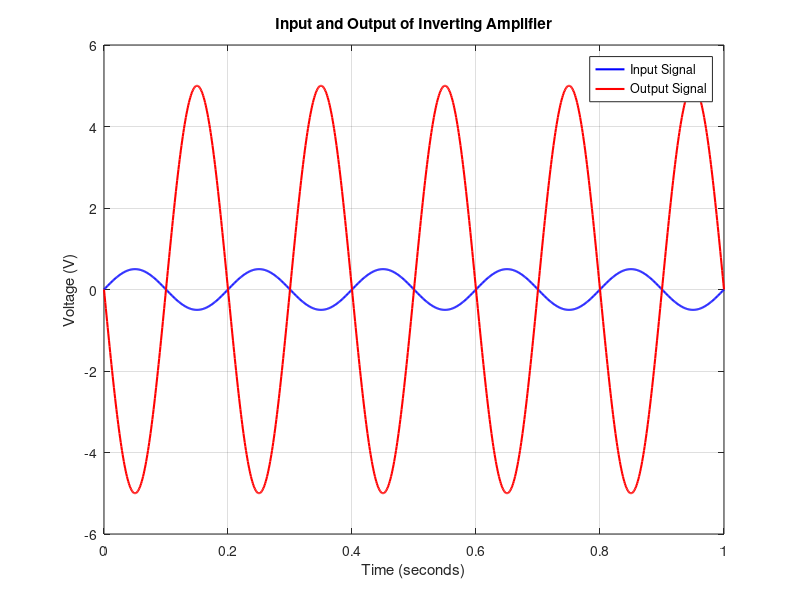
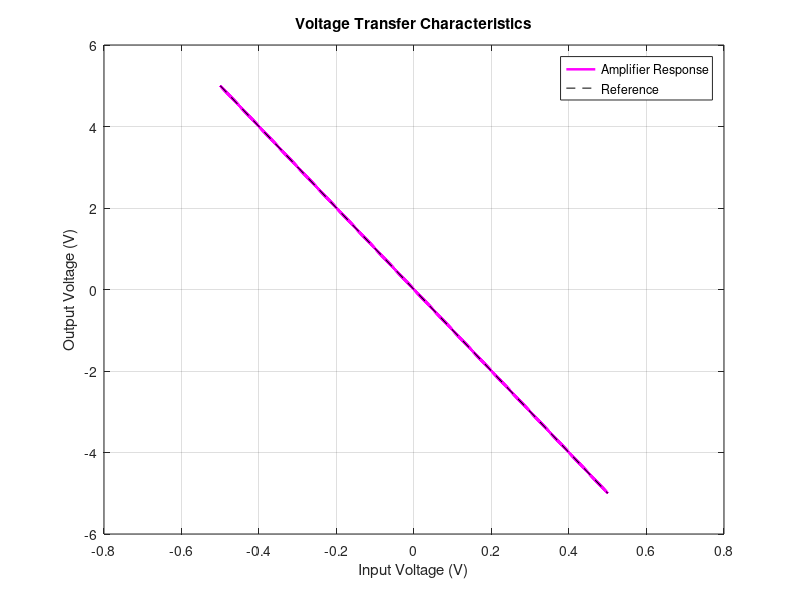
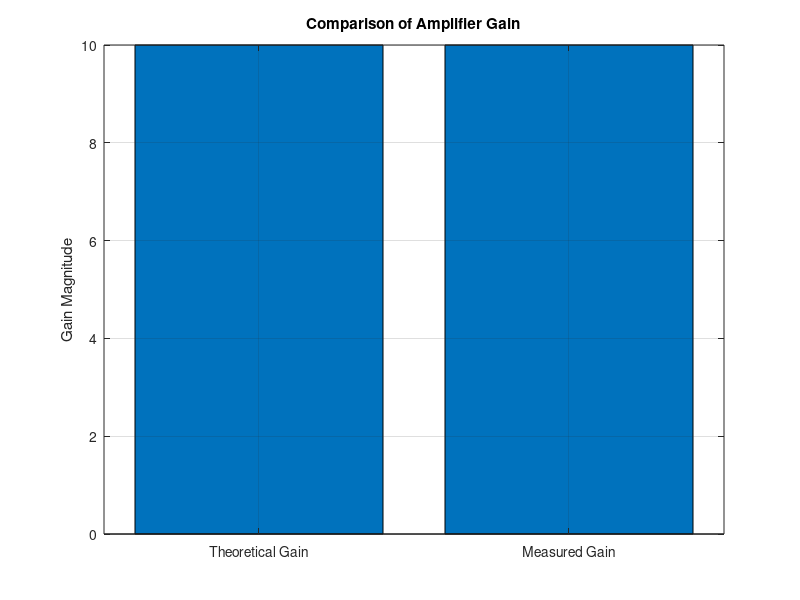

MATLAB code to generate these figures, in order:

clc;
clear;
close all;

%% INVERTING OP-AMP AMPLIFIER SIMULATION

% Circuit parameters
Rin = 10e3;          % Input resistance: 10 kohms
Rf = 100e3;          % Feedback resistance: 100 kohms
Vin_peak = 0.5;      % Input peak voltage
frequency = 5;      % Input frequency in Hz
supply_voltage = 12; % Op-amp supply: +/-12 V

% Calculate theoretical gain
gain = -Rf/Rin;

% Generate input signal
t = 0:0.001:1;
Vin = Vin_peak*sin(2*pi*frequency*t);

% Calculate ideal output
Vout_ideal = gain*Vin;

% Apply output voltage limitation
Vout = max(min(Vout_ideal,supply_voltage),-supply_voltage);

% Calculate measured gain
measured_gain = max(abs(Vout))/max(abs(Vin));

%% Display results
fprintf('INVERTING OP-AMP AMPLIFIER SIMULATION\n\n');

fprintf('Input resistance: %.2f kohms\n',Rin/1000);
fprintf('Feedback resistance: %.2f kohms\n',Rf/1000);
fprintf('Theoretical gain: %.2f\n',gain);
fprintf('Input peak voltage: %.2f V\n',Vin_peak);
fprintf('Supply voltage: +/- %.2f V\n',supply_voltage);

fprintf('\nMaximum input voltage: %.3f V\n',max(abs(Vin)));
fprintf('Maximum output voltage: %.3f V\n',max(abs(Vout)));
fprintf('Measured gain magnitude: %.2f\n',measured_gain);

%% Graph 1: Input and output signals
figure;

plot(t,Vin,'b','LineWidth',1.5);
hold on;
plot(t,Vout,'r','LineWidth',1.5);

xlabel('Time (seconds)');
ylabel('Voltage (V)');
title('Input and Output of Inverting Amplifier');

legend('Input Signal','Output Signal');
grid on;

%% Graph 2: Input vs output voltage
figure;

plot(Vin,Vout,'m','LineWidth',1.8);
hold on;
plot([-Vin_peak Vin_peak], ...
     [Vin_peak -Vin_peak]*abs(gain),'k--');

xlabel('Input Voltage (V)');
ylabel('Output Voltage (V)');
title('Voltage Transfer Characteristics');

legend('Amplifier Response','Reference');
grid on;

%% Graph 3: Output gain comparison
figure;

bar([abs(gain),measured_gain]);

set(gca,'XTickLabel',{'Theoretical Gain','Measured Gain'});

ylabel('Gain Magnitude');
title('Comparison of Amplifier Gain');

grid on;

%% Summary
fprintf('\nSimulation completed successfully.\n');
fprintf('Gain verification: %.2f\n',measured_gain);
